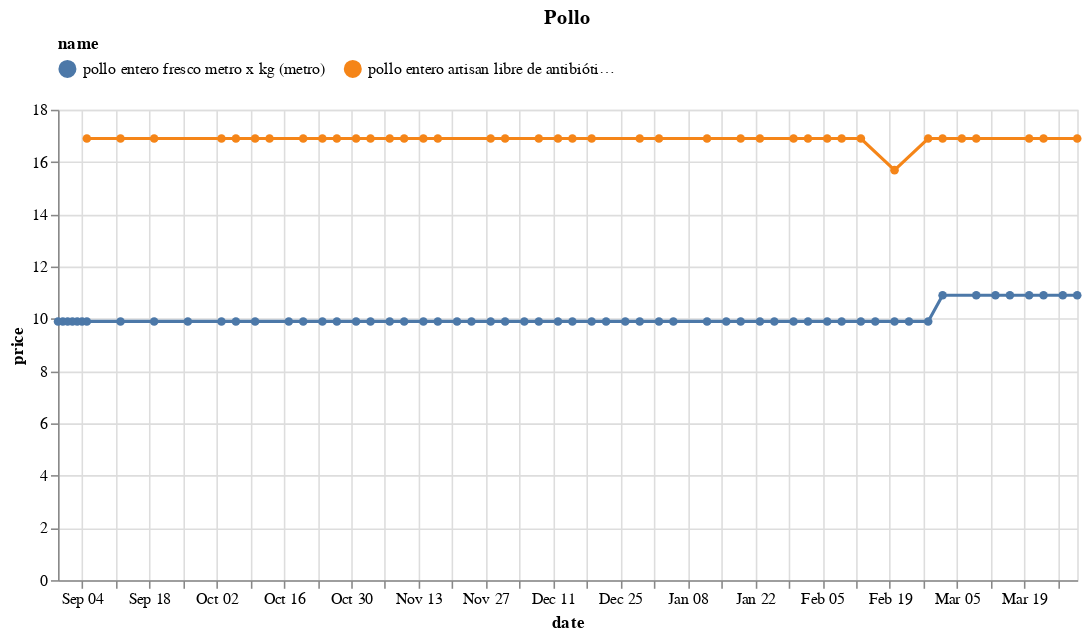

Here is the notebook cell this chart was saved with:
### Code cell
(df
 .loc[df.name.isin(names)]
 .pipe(alt.Chart)
 .mark_line(point=True)
 .encode(x='date', y='price', color='name', tooltip=['name','price'])
 .properties(width=650, title='Pollo')
 .configure_legend(orient='top', columns=3)
)

### Figure 1 — Vega-Lite specification as saved in the notebook (floating-point values rounded to 4 significant figures)
{"config": {"view": {"continuousWidth": 400, "continuousHeight": 300}, "legend": {"columns": 3, "orient": "top"}}, "data": {"name": "data-f90d2ef5eabd6d9bcffa8ecfaea652e1"}, "mark": {"type": "line", "point": true}, "encoding": {"color": {"field": "name", "type": "nominal"}, "tooltip": [{"field": "name", "type": "nominal"}, {"field": "price", "type": "quantitative"}], "x": {"field": "date", "type": "temporal"}, "y": {"field": "price", "type": "quantitative"}}, "title": "Pollo", "width": 650, "$schema": "https://vega.github.io/schema/vega-lite/v4.17.0.json", "datasets": {"data-f90d2ef5eabd6d9bcffa8ecfaea652e1": [{"brand": "Metro", "uri": "https://www.metro.pe/pollo-entero-fresco-metro-x-kg-26334/p", "name": "pollo entero fresco metro x kg (metro)", "price": 9.9, "category": "https://www.metro.pe/carnes-aves-y-pescados/aves-y-huevos/pollo-entero", "store": "metro", "date": "2022-10-17T00:00:00", "sku": 35350}, {"brand": "Metro", "uri": "https://www.metro.pe/pollo-entero-fresco-metro-x-kg-26334/p", "name": "pollo entero fresco metro x kg (metro)", "price": 9.9, "category": "https://www.metro.pe/carnes-aves-y-pescados/aves-y-huevos/pollo-entero", "store": "metro", "date": "2023-01-30T00:00:00", "sku": 35350}, {"brand": "ARTISAN", "uri": "https://www.plazavea.com.pe/pollo-entero-artisan-libre-de-antibioticos-x-kg/p", "name": "pollo entero artisan libre de antibióticos x kg (plaza_vea)", "price": 16.9, "category": "https://www.plazavea.com.pe/carnes-aves-y-pescados", "store": "plaza_vea", "date": "2023-01-23T00:00:00", "sku": 10171146}, {"brand": "Metro", "uri": "https://www.metro.pe/pollo-entero-fresco-metro-x-kg-26334/p", "name": "pollo entero fresco metro x kg (metro)", "price": 10.9, "category": "https://www.metro.pe/carnes-aves-y-pescados/aves-y-huevos/pollo-entero", "store": "metro", "date": "2023-03-13T00:00:00", "sku": 35350}, {"brand": "Metro", "uri": "https://www.metro.pe/pollo-entero-fresco-metro-x-kg-26334/p", "name": "pollo entero fresco metro x kg (metro)", "price": 9.9, "category": "https://www.metro.pe/carnes-aves-y-pescados/aves-y-huevos/pollo-entero", "store": "metro", "date": "2022-12-12T00:00:00", "sku": 35350}, {"brand": "Metro", "uri": "https://www.metro.pe/pollo-entero-fresco-metro-x-kg-26334/p", "name": "pollo entero fresco metro x kg (metro)", "price": 9.9, "category": "https://www.metro.pe/carnes-aves-y-pescados/aves-y-huevos/pollo-entero", "store": "metro", "date": "2022-09-12T00:00:00", "sku": 35350}, {"brand": "Metro", "uri": "https://www.metro.pe/pollo-entero-fresco-metro-x-kg-26334/p", "name": "pollo entero fresco metro x kg (metro)", "price": 9.9, "category": "https://www.metro.pe/carnes-aves-y-pescados/aves-y-huevos/pollo-entero", "store": "metro", "date": "2022-09-26T00:00:00", "sku": 35350}, {"brand": "Metro", "uri": "https://www.metro.pe/pollo-entero-fresco-metro-x-kg-26334/p", "name": "pollo entero fresco metro x kg (metro)", "price": 9.9, "category": "https://www.metro.pe/carnes-aves-y-pescados/aves-y-huevos/pollo-entero", "store": "metro", "date": "2023-02-16T00:00:00", "sku": 35350}, {"brand": "Metro", "uri": "https://www.metro.pe/pollo-entero-fresco-metro-x-kg-26334/p", "name": "pollo entero fresco metro x kg (metro)", "price": 9.9, "category": "https://www.metro.pe/carnes-aves-y-pescados/aves-y-huevos/pollo-entero", "store": "metro", "date": "2022-09-04T00:00:00", "sku": 35350}, {"brand": "Metro", "uri": "https://www.metro.pe/pollo-entero-fresco-metro-x-kg-26334/p", "name": "pollo entero fresco metro x kg (metro)", "price": 9.9, "category": "https://www.metro.pe/carnes-aves-y-pescados/aves-y-huevos/pollo-entero", "store": "metro", "date": "2023-02-23T00:00:00", "sku": 35350}, {"brand": "Metro", "uri": "https://www.metro.pe/pollo-entero-fresco-metro-x-kg-26334/p", "name": "pollo entero fresco metro x kg (metro)", "price": 9.9, "category": "https://www.metro.pe/carnes-aves-y-pescados/aves-y-huevos/pollo-entero", "store": "metro", "date": "2023-02-06T00:00:00", "sku": 35350}, {"brand": "ARTISAN", "uri": "https://www.plazavea.com.pe/pollo-entero-artisan-libre-de-antibioticos-x-kg/p", "name": "pollo entero artisan libre de antibióticos x kg (plaza_vea)", "price": 16.9, "category": "https://www.plazavea.com.pe/carnes-aves-y-pescados", "store": "plaza_vea", "date": "2023-01-19T00:00:00", "sku": 10171146}, {"brand": "Metro", "uri": "https://www.metro.pe/pollo-entero-fresco-metro-x-kg-26334/p", "name": "pollo entero fresco metro x kg (metro)", "price": 9.9, "category": "https://www.metro.pe/carnes-aves-y-pescados/aves-y-huevos/pollo-entero", "store": "metro", "date": "2022-11-03T00:00:00", "sku": 35350}, {"brand": "ARTISAN", "uri": "https://www.plazavea.com.pe/pollo-entero-artisan-libre-de-antibioticos-x-kg/p", "name": "pollo entero artisan libre de antibióticos x kg (plaza_vea)", "price": 16.9, "category": "https://www.plazavea.com.pe/carnes-aves-y-pescados", "store": "plaza_vea", "date": "2023-01-02T00:00:00", "sku": 10171146}, {"brand": "Metro", "uri": "https://www.metro.pe/pollo-entero-fresco-metro-x-kg-26334/p", "name": "pollo entero fresco metro x kg (metro)", "price": 9.9, "category": "https://www.metro.pe/carnes-aves-y-pescados/aves-y-huevos/pollo-entero", "store": "metro", "date": "2022-08-31T00:00:00", "sku": 35350}, {"brand": "Metro", "uri": "https://www.metro.pe/pollo-entero-fresco-metro-x-kg-26334/p", "name": "pollo entero fresco metro x kg (metro)", "price": 9.9, "category": "https://www.metro.pe/carnes-aves-y-pescados/aves-y-huevos/pollo-entero", "store": "metro", "date": "2022-11-28T00:00:00", "sku": 35350}, {"brand": "Metro", "uri": "https://www.metro.pe/pollo-entero-fresco-metro-x-kg-26334/p", "name": "pollo entero fresco metro x kg (metro)", "price": 9.9, "category": "https://www.metro.pe/carnes-aves-y-pescados/aves-y-huevos/pollo-entero", "store": "metro", "date": "2023-01-19T00:00:00", "sku": 35350}, {"brand": "Metro", "uri": "https://www.metro.pe/pollo-entero-fresco-metro-x-kg-26334/p", "name": "pollo entero fresco metro x kg (metro)", "price": 9.9, "category": "https://www.metro.pe/carnes-aves-y-pescados/aves-y-huevos/pollo-entero", "store": "metro", "date": "2022-09-03T00:00:00", "sku": 35350}, {"brand": "Metro", "uri": "https://www.metro.pe/pollo-entero-fresco-metro-x-kg-26334/p", "name": "pollo entero fresco metro x kg (metro)", "price": 9.9, "category": "https://www.metro.pe/carnes-aves-y-pescados/aves-y-huevos/pollo-entero", "store": "metro", "date": "2022-11-17T00:00:00", "sku": 35350}, {"brand": "Metro", "uri": "https://www.metro.pe/pollo-entero-fresco-metro-x-kg-26334/p", "name": "pollo entero fresco metro x kg (metro)", "price": 9.9, "category": "https://www.metro.pe/carnes-aves-y-pescados/aves-y-huevos/pollo-entero", "store": "metro", "date": "2023-02-27T00:00:00", "sku": 35350}, {"brand": "Metro", "uri": "https://www.metro.pe/pollo-entero-fresco-metro-x-kg-26334/p", "name": "pollo entero fresco metro x kg (metro)", "price": 10.9, "category": "https://www.metro.pe/carnes-aves-y-pescados/aves-y-huevos/pollo-entero", "store": "metro", "date": "2023-03-02T00:00:00", "sku": 35350}, {"brand": "ARTISAN", "uri": "https://www.plazavea.com.pe/pollo-entero-artisan-libre-de-antibioticos-x-kg/p", "name": "pollo entero artisan libre de antibióticos x kg (plaza_vea)", "price": 16.9, "category": "https://www.plazavea.com.pe/carnes-aves-y-pescados", "store": "plaza_vea", "date": "2023-02-13T00:00:00", "sku": 10171146}, {"brand": "ARTISAN", "uri": "https://www.plazavea.com.pe/pollo-entero-artisan-libre-de-antibioticos-x-kg/p", "name": "pollo entero artisan libre de antibióticos x kg (plaza_vea)", "price": 16.9, "category": "https://www.plazavea.com.pe/carnes-aves-y-pescados", "store": "plaza_vea", "date": "2022-12-15T00:00:00", "sku": 10171146}, {"brand": "ARTISAN", "uri": "https://www.plazavea.com.pe/pollo-entero-artisan-libre-de-antibioticos-x-kg/p", "name": "pollo entero artisan libre de antibióticos x kg (plaza_vea)", "price": 16.9, "category": "https://www.plazavea.com.pe/carnes-aves-y-pescados", "store": "plaza_vea", "date": "2022-12-29T00:00:00", "sku": 10171146}, {"brand": "Metro", "uri": "https://www.metro.pe/pollo-entero-fresco-metro-x-kg-26334/p", "name": "pollo entero fresco metro x kg (metro)", "price": 9.9, "category": "https://www.metro.pe/carnes-aves-y-pescados/aves-y-huevos/pollo-entero", "store": "metro", "date": "2022-09-02T00:00:00", "sku": 35350}, {"brand": "Metro", "uri": "https://www.metro.pe/pollo-entero-fresco-metro-x-kg-26334/p", "name": "pollo entero fresco metro x kg (metro)", "price": 9.9, "category": "https://www.metro.pe/carnes-aves-y-pescados/aves-y-huevos/pollo-entero", "store": "metro", "date": "2023-02-02T00:00:00", "sku": 35350}, {"brand": "ARTISAN", "uri": "https://www.plazavea.com.pe/pollo-entero-artisan-libre-de-antibioticos-x-kg/p", "name": "pollo entero artisan libre de antibióticos x kg (plaza_vea)", "price": 16.9, "category": "https://www.plazavea.com.pe/carnes-aves-y-pescados", "store": "plaza_vea", "date": "2023-03-20T00:00:00", "sku": 10171146}, {"brand": "Metro", "uri": "https://www.metro.pe/pollo-entero-fresco-metro-x-kg-26334/p", "name": "pollo entero fresco metro x kg (metro)", "price": 9.9, "category": "https://www.metro.pe/carnes-aves-y-pescados/aves-y-huevos/pollo-entero", "store": "metro", "date": "2022-10-20T00:00:00", "sku": 35350}, {"brand": "ARTISAN", "uri": "https://www.plazavea.com.pe/pollo-entero-artisan-libre-de-antibioticos-x-kg/p", "name": "pollo entero artisan libre de antibióticos x kg (plaza_vea)", "price": 16.9, "category": "https://www.plazavea.com.pe/carnes-aves-y-pescados", "store": "plaza_vea", "date": "2023-01-30T00:00:00", "sku": 10171146}, {"brand": "Metro", "uri": "https://www.metro.pe/pollo-entero-fresco-metro-x-kg-26334/p", "name": "pollo entero fresco metro x kg (metro)", "price": 9.9, "category": "https://www.metro.pe/carnes-aves-y-pescados/aves-y-huevos/pollo-entero", "store": "metro", "date": "2022-12-08T00:00:00", "sku": 35350}, {"brand": "ARTISAN", "uri": "https://www.plazavea.com.pe/pollo-entero-artisan-libre-de-antibioticos-x-kg/p", "name": "pollo entero artisan libre de antibióticos x kg (plaza_vea)", "price": 16.9, "category": "https://www.plazavea.com.pe/carnes-aves-y-pescados", "store": "plaza_vea", "date": "2022-10-20T00:00:00", "sku": 10171146}, {"brand": "Metro", "uri": "https://www.metro.pe/pollo-entero-fresco-metro-x-kg-26334/p", "name": "pollo entero fresco metro x kg (metro)", "price": 9.9, "category": "https://www.metro.pe/carnes-aves-y-pescados/aves-y-huevos/pollo-entero", "store": "metro", "date": "2023-01-26T00:00:00", "sku": 35350}, {"brand": "ARTISAN", "uri": "https://www.plazavea.com.pe/pollo-entero-artisan-libre-de-antibioticos-x-kg/p", "name": "pollo entero artisan libre de antibióticos x kg (plaza_vea)", "price": 15.69, "category": "https://www.plazavea.com.pe/carnes-aves-y-pescados", "store": "plaza_vea", "date": "2023-02-20T00:00:00", "sku": 10171146}, {"brand": "Metro", "uri": "https://www.metro.pe/pollo-entero-fresco-metro-x-kg-26334/p", "name": "pollo entero fresco metro x kg (metro)", "price": 9.9, "category": "https://www.metro.pe/carnes-aves-y-pescados/aves-y-huevos/pollo-entero", "store": "metro", "date": "2022-12-26T00:00:00", "sku": 35350}, {"brand": "ARTISAN", "uri": "https://www.plazavea.com.pe/pollo-entero-artisan-libre-de-antibioticos-x-kg/p", "name": "pollo entero artisan libre de antibióticos x kg (plaza_vea)", "price": 16.9, "category": "https://www.plazavea.com.pe/carnes-aves-y-pescados", "store": "plaza_vea", "date": "2022-09-12T00:00:00", "sku": 10171146}, {"brand": "ARTISAN", "uri": "https://www.plazavea.com.pe/pollo-entero-artisan-libre-de-antibioticos-x-kg/p", "name": "pollo entero artisan libre de antibióticos x kg (plaza_vea)", "price": 16.9, "category": "https://www.plazavea.com.pe/carnes-aves-y-pescados", "store": "plaza_vea", "date": "2023-02-09T00:00:00", "sku": 10171146}, {"brand": "Metro", "uri": "https://www.metro.pe/pollo-entero-fresco-metro-x-kg-26334/p", "name": "pollo entero fresco metro x kg (metro)", "price": 9.9, "category": "https://www.metro.pe/carnes-aves-y-pescados/aves-y-huevos/pollo-entero", "store": "metro", "date": "2022-12-22T00:00:00", "sku": 35350}, {"brand": "ARTISAN", "uri": "https://www.plazavea.com.pe/pollo-entero-artisan-libre-de-antibioticos-x-kg/p", "name": "pollo entero artisan libre de antibióticos x kg (plaza_vea)", "price": 16.9, "category": "https://www.plazavea.com.pe/carnes-aves-y-pescados", "store": "plaza_vea", "date": "2022-11-07T00:00:00", "sku": 10171146}, {"brand": "ARTISAN", "uri": "https://www.plazavea.com.pe/pollo-entero-artisan-libre-de-antibioticos-x-kg/p", "name": "pollo entero artisan libre de antibióticos x kg (plaza_vea)", "price": 16.9, "category": "https://www.plazavea.com.pe/carnes-aves-y-pescados", "store": "plaza_vea", "date": "2022-11-14T00:00:00", "sku": 10171146}, {"brand": "Metro", "uri": "https://www.metro.pe/pollo-entero-fresco-metro-x-kg-26334/p", "name": "pollo entero fresco metro x kg (metro)", "price": 9.9, "category": "https://www.metro.pe/carnes-aves-y-pescados/aves-y-huevos/pollo-entero", "store": "metro", "date": "2022-10-27T00:00:00", "sku": 35350}, {"brand": "ARTISAN", "uri": "https://www.plazavea.com.pe/pollo-entero-artisan-libre-de-antibioticos-x-kg/p", "name": "pollo entero artisan libre de antibióticos x kg (plaza_vea)", "price": 16.9, "category": "https://www.plazavea.com.pe/carnes-aves-y-pescados", "store": "plaza_vea", "date": "2022-10-27T00:00:00", "sku": 10171146}, {"brand": "Metro", "uri": "https://www.metro.pe/pollo-entero-fresco-metro-x-kg-26334/p", "name": "pollo entero fresco metro x kg (metro)", "price": 9.9, "category": "https://www.metro.pe/carnes-aves-y-pescados/aves-y-huevos/pollo-entero", "store": "metro", "date": "2022-10-10T00:00:00", "sku": 35350}, {"brand": "Metro", "uri": "https://www.metro.pe/pollo-entero-fresco-metro-x-kg-26334/p", "name": "pollo entero fresco metro x kg (metro)", "price": 10.9, "category": "https://www.metro.pe/carnes-aves-y-pescados/aves-y-huevos/pollo-entero", "store": "metro", "date": "2023-03-16T00:00:00", "sku": 35350}, {"brand": "Metro", "uri": "https://www.metro.pe/pollo-entero-fresco-metro-x-kg-26334/p", "name": "pollo entero fresco metro x kg (metro)", "price": 10.9, "category": "https://www.metro.pe/carnes-aves-y-pescados/aves-y-huevos/pollo-entero", "store": "metro", "date": "2023-03-27T00:00:00", "sku": 35350}, {"brand": "Metro", "uri": "https://www.metro.pe/pollo-entero-fresco-metro-x-kg-2/p", "name": "pollo entero fresco metro x kg (metro)", "price": 10.9, "category": "https://www.metro.pe/carnes-aves-y-pescados/aves-y-huevos/pollo-entero", "store": "metro", "date": "2023-03-30T00:00:00", "sku": 35350}, {"brand": "Metro", "uri": "https://www.metro.pe/pollo-entero-fresco-metro-x-kg-26334/p", "name": "pollo entero fresco metro x kg (metro)", "price": 9.9, "category": "https://www.metro.pe/carnes-aves-y-pescados/aves-y-huevos/pollo-entero", "store": "metro", "date": "2022-12-19T00:00:00", "sku": 35350}, {"brand": "Metro", "uri": "https://www.metro.pe/pollo-entero-fresco-metro-x-kg-26334/p", "name": "pollo entero fresco metro x kg (metro)", "price": 9.9, "category": "https://www.metro.pe/carnes-aves-y-pescados/aves-y-huevos/pollo-entero", "store": "metro", "date": "2022-10-31T00:00:00", "sku": 35350}, {"brand": "ARTISAN", "uri": "https://www.plazavea.com.pe/pollo-entero-artisan-libre-de-antibioticos-x-kg/p", "name": "pollo entero artisan libre de antibióticos x kg (plaza_vea)", "price": 16.9, "category": "https://www.plazavea.com.pe/carnes-aves-y-pescados", "store": "plaza_vea", "date": "2023-03-06T00:00:00", "sku": 10171146}, {"brand": "Metro", "uri": "https://www.metro.pe/pollo-entero-fresco-metro-x-kg-26334/p", "name": "pollo entero fresco metro x kg (metro)", "price": 9.9, "category": "https://www.metro.pe/carnes-aves-y-pescados/aves-y-huevos/pollo-entero", "store": "metro", "date": "2022-09-19T00:00:00", "sku": 35350}, {"brand": "ARTISAN", "uri": "https://www.plazavea.com.pe/pollo-entero-artisan-libre-de-antibioticos-x-kg/p", "name": "pollo entero artisan libre de antibióticos x kg (plaza_vea)", "price": 16.9, "category": "https://www.plazavea.com.pe/carnes-aves-y-pescados", "store": "plaza_vea", "date": "2022-12-08T00:00:00", "sku": 10171146}, {"brand": "ARTISAN", "uri": "https://www.plazavea.com.pe/pollo-entero-artisan-libre-de-antibioticos-x-kg/p", "name": "pollo entero artisan libre de antibióticos x kg (plaza_vea)", "price": 16.9, "category": "https://www.plazavea.com.pe/carnes-aves-y-pescados", "store": "plaza_vea", "date": "2023-01-12T00:00:00", "sku": 10171146}, {"brand": "Metro", "uri": "https://www.metro.pe/pollo-entero-fresco-metro-x-kg-26334/p", "name": "pollo entero fresco metro x kg (metro)", "price": 9.9, "category": "https://www.metro.pe/carnes-aves-y-pescados/aves-y-huevos/pollo-entero", "store": "metro", "date": "2022-11-07T00:00:00", "sku": 35350}, {"brand": "ARTISAN", "uri": "https://www.plazavea.com.pe/pollo-entero-artisan-libre-de-antibioticos-x-kg/p", "name": "pollo entero artisan libre de antibióticos x kg (plaza_vea)", "price": 16.9, "category": "https://www.plazavea.com.pe/carnes-aves-y-pescados", "store": "plaza_vea", "date": "2023-03-30T00:00:00", "sku": 10171146}, {"brand": "ARTISAN", "uri": "https://www.plazavea.com.pe/pollo-entero-artisan-libre-de-antibioticos-x-kg/p", "name": "pollo entero artisan libre de antibióticos x kg (plaza_vea)", "price": 16.9, "category": "https://www.plazavea.com.pe/carnes-aves-y-pescados", "store": "plaza_vea", "date": "2023-03-02T00:00:00", "sku": 10171146}, {"brand": "Metro", "uri": "https://www.metro.pe/pollo-entero-fresco-metro-x-kg-26334/p", "name": "pollo entero fresco metro x kg (metro)", "price": 9.9, "category": "https://www.metro.pe/carnes-aves-y-pescados/aves-y-huevos/pollo-entero", "store": "metro", "date": "2022-12-29T00:00:00", "sku": 35350}, {"brand": "Metro", "uri": "https://www.metro.pe/pollo-entero-fresco-metro-x-kg-26334/p", "name": "pollo entero fresco metro x kg (metro)", "price": 9.9, "category": "https://www.metro.pe/carnes-aves-y-pescados/aves-y-huevos/pollo-entero", "store": "metro", "date": "2022-10-06T00:00:00", "sku": 35350}, {"brand": "Metro", "uri": "https://www.metro.pe/pollo-entero-fresco-metro-x-kg-26334/p", "name": "pollo entero fresco metro x kg (metro)", "price": 9.9, "category": "https://www.metro.pe/carnes-aves-y-pescados/aves-y-huevos/pollo-entero", "store": "metro", "date": "2022-11-24T00:00:00", "sku": 35350}, {"brand": "Metro", "uri": "https://www.metro.pe/pollo-entero-fresco-metro-x-kg-26334/p", "name": "pollo entero fresco metro x kg (metro)", "price": 10.9, "category": "https://www.metro.pe/carnes-aves-y-pescados/aves-y-huevos/pollo-entero", "store": "metro", "date": "2023-03-20T00:00:00", "sku": 35350}, {"brand": "ARTISAN", "uri": "https://www.plazavea.com.pe/pollo-entero-artisan-libre-de-antibioticos-x-kg/p", "name": "pollo entero artisan libre de antibióticos x kg (plaza_vea)", "price": 16.9, "category": "https://www.plazavea.com.pe/carnes-aves-y-pescados", "store": "plaza_vea", "date": "2022-11-17T00:00:00", "sku": 10171146}, {"brand": "ARTISAN", "uri": "https://www.plazavea.com.pe/pollo-entero-artisan-libre-de-antibioticos-x-kg/p", "name": "pollo entero artisan libre de antibióticos x kg (plaza_vea)", "price": 16.9, "category": "https://www.plazavea.com.pe/carnes-aves-y-pescados", "store": "plaza_vea", "date": "2022-10-06T00:00:00", "sku": 10171146}, {"brand": "ARTISAN", "uri": "https://www.plazavea.com.pe/pollo-entero-artisan-libre-de-antibioticos-x-kg/p", "name": "pollo entero artisan libre de antibióticos x kg (plaza_vea)", "price": 16.9, "category": "https://www.plazavea.com.pe/carnes-aves-y-pescados", "store": "plaza_vea", "date": "2023-03-23T00:00:00", "sku": 10171146}, {"brand": "ARTISAN", "uri": "https://www.plazavea.com.pe/pollo-entero-artisan-libre-de-antibioticos-x-kg/p", "name": "pollo entero artisan libre de antibióticos x kg (plaza_vea)", "price": 16.9, "category": "https://www.plazavea.com.pe/carnes-aves-y-pescados", "store": "plaza_vea", "date": "2023-02-27T00:00:00", "sku": 10171146}, {"brand": "ARTISAN", "uri": "https://www.plazavea.com.pe/pollo-entero-artisan-libre-de-antibioticos-x-kg/p", "name": "pollo entero artisan libre de antibióticos x kg (plaza_vea)", "price": 16.9, "category": "https://www.plazavea.com.pe/carnes-aves-y-pescados", "store": "plaza_vea", "date": "2022-12-01T00:00:00", "sku": 10171146}, {"brand": "Metro", "uri": "https://www.metro.pe/pollo-entero-fresco-metro-x-kg-26334/p", "name": "pollo entero fresco metro x kg (metro)", "price": 9.9, "category": "https://www.metro.pe/carnes-aves-y-pescados/aves-y-huevos/pollo-entero", "store": "metro", "date": "2023-01-12T00:00:00", "sku": 35350}, {"brand": "Metro", "uri": "https://www.metro.pe/pollo-entero-fresco-metro-x-kg-26334/p", "name": "pollo entero fresco metro x kg (metro)", "price": 9.9, "category": "https://www.metro.pe/carnes-aves-y-pescados/aves-y-huevos/pollo-entero", "store": "metro", "date": "2023-01-23T00:00:00", "sku": 35350}, {"brand": "ARTISAN", "uri": "https://www.plazavea.com.pe/pollo-entero-artisan-libre-de-antibioticos-x-kg/p", "name": "pollo entero artisan libre de antibióticos x kg (plaza_vea)", "price": 16.9, "category": "https://www.plazavea.com.pe/carnes-aves-y-pescados", "store": "plaza_vea", "date": "2022-11-10T00:00:00", "sku": 10171146}, {"brand": "ARTISAN", "uri": "https://www.plazavea.com.pe/pollo-entero-artisan-libre-de-antibioticos-x-kg/p", "name": "pollo entero artisan libre de antibióticos x kg (plaza_vea)", "price": 16.9, "category": "https://www.plazavea.com.pe/carnes-aves-y-pescados", "store": "plaza_vea", "date": "2023-02-06T00:00:00", "sku": 10171146}, {"brand": "ARTISAN", "uri": "https://www.plazavea.com.pe/pollo-entero-artisan-libre-de-antibioticos-x-kg/p", "name": "pollo entero artisan libre de antibióticos x kg (plaza_vea)", "price": 16.9, "category": "https://www.plazavea.com.pe/carnes-aves-y-pescados", "store": "plaza_vea", "date": "2022-10-10T00:00:00", "sku": 10171146}, {"brand": "ARTISAN", "uri": "https://www.plazavea.com.pe/pollo-entero-artisan-libre-de-antibioticos-x-kg/p", "name": "pollo entero artisan libre de antibióticos x kg (plaza_vea)", "price": 16.9, "category": "https://www.plazavea.com.pe/carnes-aves-y-pescados", "store": "plaza_vea", "date": "2022-12-19T00:00:00", "sku": 10171146}, {"brand": "ARTISAN", "uri": "https://www.plazavea.com.pe/pollo-entero-artisan-libre-de-antibioticos-x-kg/p", "name": "pollo entero artisan libre de antibióticos x kg (plaza_vea)", "price": 16.9, "category": "https://www.plazavea.com.pe/carnes-aves-y-pescados", "store": "plaza_vea", "date": "2023-03-09T00:00:00", "sku": 10171146}, {"brand": "ARTISAN", "uri": "https://www.plazavea.com.pe/pollo-entero-artisan-libre-de-antibioticos-x-kg/p", "name": "pollo entero artisan libre de antibióticos x kg (plaza_vea)", "price": 16.9, "category": "https://www.plazavea.com.pe/carnes-aves-y-pescados", "store": "plaza_vea", "date": "2022-09-05T00:00:00", "sku": 10171146}, {"brand": "Metro", "uri": "https://www.metro.pe/pollo-entero-fresco-metro-x-kg-26334/p", "name": "pollo entero fresco metro x kg (metro)", "price": 9.9, "category": "https://www.metro.pe/carnes-aves-y-pescados/aves-y-huevos/pollo-entero", "store": "metro", "date": "2023-02-13T00:00:00", "sku": 35350}, {"brand": "Metro", "uri": "https://www.metro.pe/pollo-entero-fresco-metro-x-kg-26334/p", "name": "pollo entero fresco metro x kg (metro)", "price": 9.9, "category": "https://www.metro.pe/carnes-aves-y-pescados/aves-y-huevos/pollo-entero", "store": "metro", "date": "2022-11-14T00:00:00", "sku": 35350}, {"brand": "ARTISAN", "uri": "https://www.plazavea.com.pe/pollo-entero-artisan-libre-de-antibioticos-x-kg/p", "name": "pollo entero artisan libre de antibióticos x kg (plaza_vea)", "price": 16.9, "category": "https://www.plazavea.com.pe/carnes-aves-y-pescados", "store": "plaza_vea", "date": "2022-09-19T00:00:00", "sku": 10171146}, {"brand": "Metro", "uri": "https://www.metro.pe/pollo-entero-fresco-metro-x-kg-26334/p", "name": "pollo entero fresco metro x kg (metro)", "price": 9.9, "category": "https://www.metro.pe/carnes-aves-y-pescados/aves-y-huevos/pollo-entero", "store": "metro", "date": "2022-09-01T00:00:00", "sku": 35350}, {"brand": "ARTISAN", "uri": "https://www.plazavea.com.pe/pollo-entero-artisan-libre-de-antibioticos-x-kg/p", "name": "pollo entero artisan libre de antibióticos x kg (plaza_vea)", "price": 16.9, "category": "https://www.plazavea.com.pe/carnes-aves-y-pescados", "store": "plaza_vea", "date": "2022-12-12T00:00:00", "sku": 10171146}, {"brand": "Metro", "uri": "https://www.metro.pe/pollo-entero-fresco-metro-x-kg-26334/p", "name": "pollo entero fresco metro x kg (metro)", "price": 10.9, "category": "https://www.metro.pe/carnes-aves-y-pescados/aves-y-huevos/pollo-entero", "store": "metro", "date": "2023-03-23T00:00:00", "sku": 35350}, {"brand": "Metro", "uri": "https://www.metro.pe/pollo-entero-fresco-metro-x-kg-26334/p", "name": "pollo entero fresco metro x kg (metro)", "price": 9.9, "category": "https://www.metro.pe/carnes-aves-y-pescados/aves-y-huevos/pollo-entero", "store": "metro", "date": "2023-01-16T00:00:00", "sku": 35350}, {"brand": "ARTISAN", "uri": "https://www.plazavea.com.pe/pollo-entero-artisan-libre-de-antibioticos-x-kg/p", "name": "pollo entero artisan libre de antibióticos x kg (plaza_vea)", "price": 16.9, "category": "https://www.plazavea.com.pe/carnes-aves-y-pescados", "store": "plaza_vea", "date": "2022-11-03T00:00:00", "sku": 10171146}, {"brand": "Metro", "uri": "https://www.metro.pe/pollo-entero-fresco-metro-x-kg-26334/p", "name": "pollo entero fresco metro x kg (metro)", "price": 10.9, "category": "https://www.metro.pe/carnes-aves-y-pescados/aves-y-huevos/pollo-entero", "store": "metro", "date": "2023-03-09T00:00:00", "sku": 35350}, {"brand": "ARTISAN", "uri": "https://www.plazavea.com.pe/pollo-entero-artisan-libre-de-antibioticos-x-kg/p", "name": "pollo entero artisan libre de antibióticos x kg (plaza_vea)", "price": 16.9, "category": "https://www.plazavea.com.pe/carnes-aves-y-pescados", "store": "plaza_vea", "date": "2022-10-24T00:00:00", "sku": 10171146}, {"brand": "ARTISAN", "uri": "https://www.plazavea.com.pe/pollo-entero-artisan-libre-de-antibioticos-x-kg/p", "name": "pollo entero artisan libre de antibióticos x kg (plaza_vea)", "price": 16.9, "category": "https://www.plazavea.com.pe/carnes-aves-y-pescados", "store": "plaza_vea", "date": "2022-10-13T00:00:00", "sku": 10171146}, {"brand": "ARTISAN", "uri": "https://www.plazavea.com.pe/pollo-entero-artisan-libre-de-antibioticos-x-kg/p", "name": "pollo entero artisan libre de antibióticos x kg (plaza_vea)", "price": 16.9, "category": "https://www.plazavea.com.pe/carnes-aves-y-pescados", "store": "plaza_vea", "date": "2022-10-03T00:00:00", "sku": 10171146}, {"brand": "Metro", "uri": "https://www.metro.pe/pollo-entero-fresco-metro-x-kg-26334/p", "name": "pollo entero fresco metro x kg (metro)", "price": 9.9, "category": "https://www.metro.pe/carnes-aves-y-pescados/aves-y-huevos/pollo-entero", "store": "metro", "date": "2022-10-03T00:00:00", "sku": 35350}, {"brand": "Metro", "uri": "https://www.metro.pe/pollo-entero-fresco-metro-x-kg-26334/p", "name": "pollo entero fresco metro x kg (metro)", "price": 9.9, "category": "https://www.metro.pe/carnes-aves-y-pescados/aves-y-huevos/pollo-entero", "store": "metro", "date": "2022-11-21T00:00:00", "sku": 35350}, {"brand": "Metro", "uri": "https://www.metro.pe/pollo-entero-fresco-metro-x-kg-26334/p", "name": "pollo entero fresco metro x kg (metro)", "price": 9.9, "category": "https://www.metro.pe/carnes-aves-y-pescados/aves-y-huevos/pollo-entero", "store": "metro", "date": "2022-11-10T00:00:00", "sku": 35350}, {"brand": "Metro", "uri": "https://www.metro.pe/pollo-entero-fresco-metro-x-kg-26334/p", "name": "pollo entero fresco metro x kg (metro)", "price": 9.9, "category": "https://www.metro.pe/carnes-aves-y-pescados/aves-y-huevos/pollo-entero", "store": "metro", "date": "2023-01-02T00:00:00", "sku": 35350}, {"brand": "ARTISAN", "uri": "https://www.plazavea.com.pe/pollo-entero-artisan-libre-de-antibioticos-x-kg/p", "name": "pollo entero artisan libre de antibióticos x kg (plaza_vea)", "price": 16.9, "category": "https://www.plazavea.com.pe/carnes-aves-y-pescados", "store": "plaza_vea", "date": "2022-11-28T00:00:00", "sku": 10171146}, {"brand": "ARTISAN", "uri": "https://www.plazavea.com.pe/pollo-entero-artisan-libre-de-antibioticos-x-kg/p", "name": "pollo entero artisan libre de antibióticos x kg (plaza_vea)", "price": 16.9, "category": "https://www.plazavea.com.pe/carnes-aves-y-pescados", "store": "plaza_vea", "date": "2023-02-02T00:00:00", "sku": 10171146}, {"brand": "Metro", "uri": "https://www.metro.pe/pollo-entero-fresco-metro-x-kg-26334/p", "name": "pollo entero fresco metro x kg (metro)", "price": 9.9, "category": "https://www.metro.pe/carnes-aves-y-pescados/aves-y-huevos/pollo-entero", "store": "metro", "date": "2022-12-05T00:00:00", "sku": 35350}, {"brand": "Metro", "uri": "https://www.metro.pe/pollo-entero-fresco-metro-x-kg-26334/p", "name": "pollo entero fresco metro x kg (metro)", "price": 9.9, "category": "https://www.metro.pe/carnes-aves-y-pescados/aves-y-huevos/pollo-entero", "store": "metro", "date": "2023-02-09T00:00:00", "sku": 35350}, {"brand": "Metro", "uri": "https://www.metro.pe/pollo-entero-fresco-metro-x-kg-26334/p", "name": "pollo entero fresco metro x kg (metro)", "price": 9.9, "category": "https://www.metro.pe/carnes-aves-y-pescados/aves-y-huevos/pollo-entero", "store": "metro", "date": "2022-12-15T00:00:00", "sku": 35350}, {"brand": "Metro", "uri": "https://www.metro.pe/pollo-entero-fresco-metro-x-kg-26334/p", "name": "pollo entero fresco metro x kg (metro)", "price": 9.9, "category": "https://www.metro.pe/carnes-aves-y-pescados/aves-y-huevos/pollo-entero", "store": "metro", "date": "2023-01-05T00:00:00", "sku": 35350}, {"brand": "Metro", "uri": "https://www.metro.pe/pollo-entero-fresco-metro-x-kg-26334/p", "name": "pollo entero fresco metro x kg (metro)", "price": 9.9, "category": "https://www.metro.pe/carnes-aves-y-pescados/aves-y-huevos/pollo-entero", "store": "metro", "date": "2022-09-05T00:00:00", "sku": 35350}, {"brand": "Metro", "uri": "https://www.metro.pe/pollo-entero-fresco-metro-x-kg-26334/p", "name": "pollo entero fresco metro x kg (metro)", "price": 9.9, "category": "https://www.metro.pe/carnes-aves-y-pescados/aves-y-huevos/pollo-entero", "store": "metro", "date": "2022-08-30T00:00:00", "sku": 35350}, {"brand": "ARTISAN", "uri": "https://www.plazavea.com.pe/pollo-entero-artisan-libre-de-antibioticos-x-kg/p", "name": "pollo entero artisan libre de antibióticos x kg (plaza_vea)", "price": 16.9, "category": "https://www.plazavea.com.pe/carnes-aves-y-pescados", "store": "plaza_vea", "date": "2022-10-31T00:00:00", "sku": 10171146}, {"brand": "Metro", "uri": "https://www.metro.pe/pollo-entero-fresco-metro-x-kg-26334/p", "name": "pollo entero fresco metro x kg (metro)", "price": 9.9, "category": "https://www.metro.pe/carnes-aves-y-pescados/aves-y-huevos/pollo-entero", "store": "metro", "date": "2022-10-24T00:00:00", "sku": 35350}, {"brand": "Metro", "uri": "https://www.metro.pe/pollo-entero-fresco-metro-x-kg-26334/p", "name": "pollo entero fresco metro x kg (metro)", "price": 9.9, "category": "https://www.metro.pe/carnes-aves-y-pescados/aves-y-huevos/pollo-entero", "store": "metro", "date": "2023-02-20T00:00:00", "sku": 35350}, {"brand": "Metro", "uri": "https://www.metro.pe/pollo-entero-fresco-metro-x-kg-26334/p", "name": "pollo entero fresco metro x kg (metro)", "price": 9.9, "category": "https://www.metro.pe/carnes-aves-y-pescados/aves-y-huevos/pollo-entero", "store": "metro", "date": "2022-12-01T00:00:00", "sku": 35350}]}}
